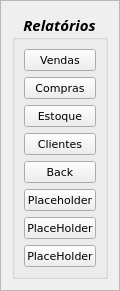
       <widget class="QFrame" name="Relatorios_Frame">
        <property name="geometry">
         <rect>
          <x>0</x>
          <y>0</y>
          <width>120</width>
          <height>287</height>
         </rect>
        </property>
        <property name="autoFillBackground">
         <bool>true</bool>
        </property>
        <property name="frameShape">
         <enum>QFrame::StyledPanel</enum>
        </property>
        <property name="frameShadow">
         <enum>QFrame::Raised</enum>
        </property>
        <layout class="QGridLayout" name="gridLayout_10">
         <item row="0" column="0">
          <widget class="QGroupBox" name="RelatoriosMenu">
           <property name="enabled">
            <bool>true</bool>
           </property>
           <property name="sizePolicy">
            <sizepolicy hsizetype="Fixed" vsizetype="Fixed">
             <horstretch>0</horstretch>
             <verstretch>0</verstretch>
            </sizepolicy>
           </property>
           <property name="minimumSize">
            <size>
             <width>10</width>
             <height>0</height>
            </size>
           </property>
           <property name="sizeIncrement">
            <size>
             <width>0</width>
             <height>0</height>
            </size>
           </property>
           <property name="font">
            <font>
             <family>Sitka Display</family>
             <pointsize>11</pointsize>
             <weight>75</weight>
             <italic>true</italic>
             <bold>true</bold>
             <strikeout>false</strikeout>
             <kerning>true</kerning>
            </font>
           </property>
           <property name="title">
            <string>Relatórios</string>
           </property>
           <property name="alignment">
            <set>Qt::AlignCenter</set>
           </property>
           <layout class="QGridLayout" name="gridLayout_11">
            <item row="3" column="0">
             <widget class="QPushButton" name="RelatClie_Button">
              <property name="font">
               <font>
                <family>Verdana</family>
                <pointsize>8</pointsize>
                <weight>50</weight>
                <italic>false</italic>
                <bold>false</bold>
               </font>
              </property>
              <property name="text">
               <string>Clientes</string>
              </property>
             </widget>
            </item>
            <item row="2" column="0">
             <widget class="QPushButton" name="RelatEsto_Button">
              <property name="font">
               <font>
                <family>Verdana</family>
                <pointsize>8</pointsize>
                <weight>50</weight>
                <italic>false</italic>
                <bold>false</bold>
               </font>
              </property>
              <property name="text">
               <string>Estoque</string>
              </property>
             </widget>
            </item>
            <item row="6" column="0">
             <widget class="QPushButton" name="RelatPlacHold1_Button">
              <property name="font">
               <font>
                <family>Verdana</family>
                <pointsize>8</pointsize>
                <weight>50</weight>
                <italic>false</italic>
                <bold>false</bold>
               </font>
              </property>
              <property name="text">
               <string>Placeholder</string>
              </property>
             </widget>
            </item>
            <item row="0" column="0">
             <widget class="QPushButton" name="RelatVend_Button">
              <property name="font">
               <font>
                <family>Verdana</family>
                <pointsize>8</pointsize>
                <weight>50</weight>
                <italic>false</italic>
                <bold>false</bold>
               </font>
              </property>
              <property name="text">
               <string>Vendas</string>
              </property>
             </widget>
            </item>
            <item row="5" column="0">
             <widget class="QPushButton" name="RelatBack_Button">
              <property name="font">
               <font>
                <family>Verdana</family>
                <pointsize>8</pointsize>
                <weight>50</weight>
                <italic>false</italic>
                <bold>false</bold>
               </font>
              </property>
              <property name="text">
               <string>Back</string>
              </property>
             </widget>
            </item>
            <item row="1" column="0">
             <widget class="QPushButton" name="RelatComp_Button">
              <property name="font">
               <font>
                <family>Verdana</family>
                <pointsize>8</pointsize>
                <weight>50</weight>
                <italic>false</italic>
                <bold>false</bold>
               </font>
              </property>
              <property name="text">
               <string>Compras</string>
              </property>
             </widget>
            </item>
            <item row="7" column="0">
             <widget class="QPushButton" name="RelatPlacHold2_Button">
              <property name="font">
               <font>
                <family>Verdana</family>
                <pointsize>8</pointsize>
                <weight>50</weight>
                <italic>false</italic>
                <bold>false</bold>
               </font>
              </property>
              <property name="text">
               <string>PlaceHolder</string>
              </property>
             </widget>
            </item>
            <item row="8" column="0">
             <widget class="QPushButton" name="RelatPlacHold2_Button_2">
              <property name="font">
               <font>
                <family>Verdana</family>
                <pointsize>8</pointsize>
                <weight>50</weight>
                <italic>false</italic>
                <bold>false</bold>
               </font>
              </property>
              <property name="text">
               <string>PlaceHolder</string>
              </property>
             </widget>
            </item>
           </layout>
          </widget>
         </item>
        </layout>
       </widget>
